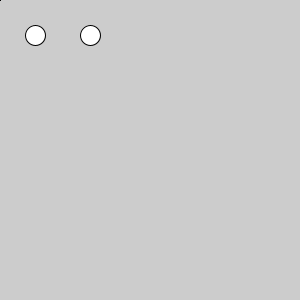
Frame 1 (no input)
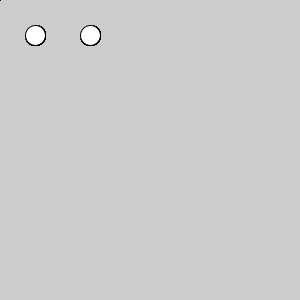
Frame 60 (the mouse pressed at the canvas centre just before this capture)
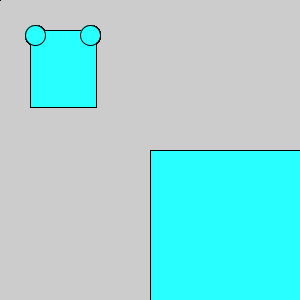
Frame 120 (the mouse held since frame 60 and released just before this capture)

The Processing sketch that drew these frames (run headless with seeded random() and noise(); from frame 60 on, the mouse is pressed at the canvas centre):

// Processing sketch: sketch_160815a
// ── sketch_160815a.pde
void setup(){

size(300,300);}

void draw(){
if(mousePressed){
 fill(random(256),256,256);
  rect(30,30,66,77);
} 

ellipse(35, 35,20,20);
ellipse(90,35,20,20 );
rect(mouseX,mouseY,mouseY,mouseX);
}

  
  
